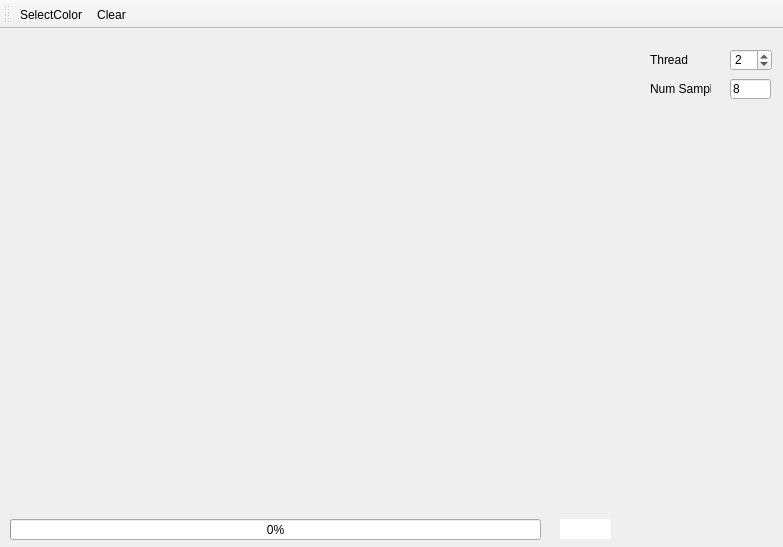
<?xml version="1.0" encoding="UTF-8"?>
<ui version="4.0">
 <class>RayTracerClass</class>
 <widget class="QMainWindow" name="RayTracerClass">
  <property name="geometry">
   <rect>
    <x>0</x>
    <y>0</y>
    <width>783</width>
    <height>547</height>
   </rect>
  </property>
  <property name="sizePolicy">
   <sizepolicy hsizetype="Preferred" vsizetype="Preferred">
    <horstretch>0</horstretch>
    <verstretch>0</verstretch>
   </sizepolicy>
  </property>
  <property name="windowTitle">
   <string>RayTracer</string>
  </property>
  <widget class="QWidget" name="centralWidget">
   <widget class="OutputWindow" name="mainWindow" native="true">
    <property name="geometry">
     <rect>
      <x>0</x>
      <y>0</y>
      <width>640</width>
      <height>480</height>
     </rect>
    </property>
    <property name="maximumSize">
     <size>
      <width>640</width>
      <height>480</height>
     </size>
    </property>
   </widget>
   <widget class="QProgressBar" name="progressBar">
    <property name="geometry">
     <rect>
      <x>10</x>
      <y>490</y>
      <width>531</width>
      <height>21</height>
     </rect>
    </property>
    <property name="value">
     <number>0</number>
    </property>
   </widget>
   <widget class="QLineEdit" name="timeEdit">
    <property name="enabled">
     <bool>true</bool>
    </property>
    <property name="geometry">
     <rect>
      <x>560</x>
      <y>490</y>
      <width>51</width>
      <height>20</height>
     </rect>
    </property>
    <property name="frame">
     <bool>false</bool>
    </property>
    <property name="readOnly">
     <bool>true</bool>
    </property>
   </widget>
   <widget class="QLabel" name="label">
    <property name="geometry">
     <rect>
      <x>650</x>
      <y>50</y>
      <width>61</width>
      <height>20</height>
     </rect>
    </property>
    <property name="text">
     <string>Num Sample</string>
    </property>
   </widget>
   <widget class="QLineEdit" name="lineEditNumSample">
    <property name="geometry">
     <rect>
      <x>730</x>
      <y>50</y>
      <width>41</width>
      <height>20</height>
     </rect>
    </property>
    <property name="inputMask">
     <string>D0; </string>
    </property>
    <property name="text">
     <string>8</string>
    </property>
   </widget>
   <widget class="QLabel" name="label_2">
    <property name="geometry">
     <rect>
      <x>650</x>
      <y>20</y>
      <width>54</width>
      <height>21</height>
     </rect>
    </property>
    <property name="text">
     <string>Thread</string>
    </property>
   </widget>
   <widget class="QSpinBox" name="spinBoxThread">
    <property name="geometry">
     <rect>
      <x>730</x>
      <y>20</y>
      <width>42</width>
      <height>22</height>
     </rect>
    </property>
    <property name="readOnly">
     <bool>false</bool>
    </property>
    <property name="minimum">
     <number>1</number>
    </property>
    <property name="maximum">
     <number>4</number>
    </property>
    <property name="value">
     <number>2</number>
    </property>
   </widget>
  </widget>
  <widget class="QToolBar" name="mainToolBar">
   <attribute name="toolBarArea">
    <enum>TopToolBarArea</enum>
   </attribute>
   <attribute name="toolBarBreak">
    <bool>false</bool>
   </attribute>
   <addaction name="actionSelectColor"/>
   <addaction name="actionClear"/>
  </widget>
  <action name="actionClear">
   <property name="text">
    <string>Clear</string>
   </property>
  </action>
  <action name="actionSelectColor">
   <property name="text">
    <string>SelectColor</string>
   </property>
  </action>
 </widget>
 <layoutdefault spacing="6" margin="11"/>
 <customwidgets>
  <customwidget>
   <class>OutputWindow</class>
   <extends>QWidget</extends>
   <header>outputwindow.h</header>
   <container>1</container>
  </customwidget>
 </customwidgets>
 <resources>
  <include location="raytracer.qrc"/>
 </resources>
 <connections>
  <connection>
   <sender>actionClear</sender>
   <signal>triggered()</signal>
   <receiver>RayTracerClass</receiver>
   <slot>OnClear()</slot>
   <hints>
    <hint type="sourcelabel">
     <x>-1</x>
     <y>-1</y>
    </hint>
    <hint type="destinationlabel">
     <x>319</x>
     <y>250</y>
    </hint>
   </hints>
  </connection>
  <connection>
   <sender>actionSelectColor</sender>
   <signal>triggered()</signal>
   <receiver>RayTracerClass</receiver>
   <slot>OnSelectColor()</slot>
   <hints>
    <hint type="sourcelabel">
     <x>-1</x>
     <y>-1</y>
    </hint>
    <hint type="destinationlabel">
     <x>319</x>
     <y>250</y>
    </hint>
   </hints>
  </connection>
 </connections>
 <slots>
  <slot>OnClear()</slot>
  <slot>OnSelectColor()</slot>
 </slots>
</ui>
